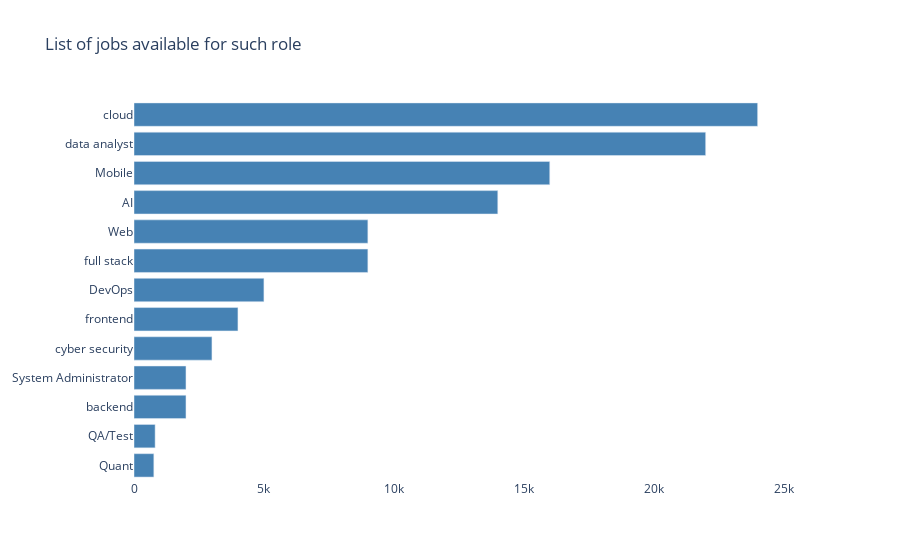

The code cell stored with this chart in its notebook:
### Code cell
sorted_items = sorted(role_number.items(), key=lambda item: item[1])
labels, values = zip(*sorted_items)  # Unpack sorted data

# Create a horizontal bar chart
fig = go.Figure(go.Bar(
    y=labels,  # Labels on the Y-axis
    x=values,  # Bar heights on the X-axis
    orientation='h',  # Horizontal bars
    marker=dict(color="steelblue")  # Bar color
))

# Remove background and grid lines
fig.update_layout(
    plot_bgcolor='rgba(0,0,0,0)',  # Transparent background
    xaxis=dict(
        showgrid=False,  # Remove grid lines from X-axis
        range=[0, max(values) * 1.1]  # Adjust scale with some padding
    ),
    yaxis=dict(showgrid=False),  # Remove grid lines from Y-axis
    title="List of jobs available for such role",
)

# Show the figure
fig.show()

### Figure 1 — Plotly figure (JSON) as saved in the notebook; plotly's stock layout.template omitted (floating-point values rounded to 4 significant figures)
{"data": [{"marker": {"color": "steelblue"}, "orientation": "h", "type": "bar", "x": [763, 813, 2000, 2000, 3000, 4000, 5000, 9000, 9000, 14000, 16000, 22000, 24000], "y": ["Quant", "QA/Test", "backend", "System Administrator", "cyber security", "frontend", "DevOps", "full stack", "Web", "AI", "Mobile", "data analyst", "cloud"]}], "layout": {"plot_bgcolor": "rgba(0,0,0,0)", "title": {"text": "List of jobs available for such role"}, "xaxis": {"range": [0, 26400.0], "showgrid": false}, "yaxis": {"showgrid": false}}}
